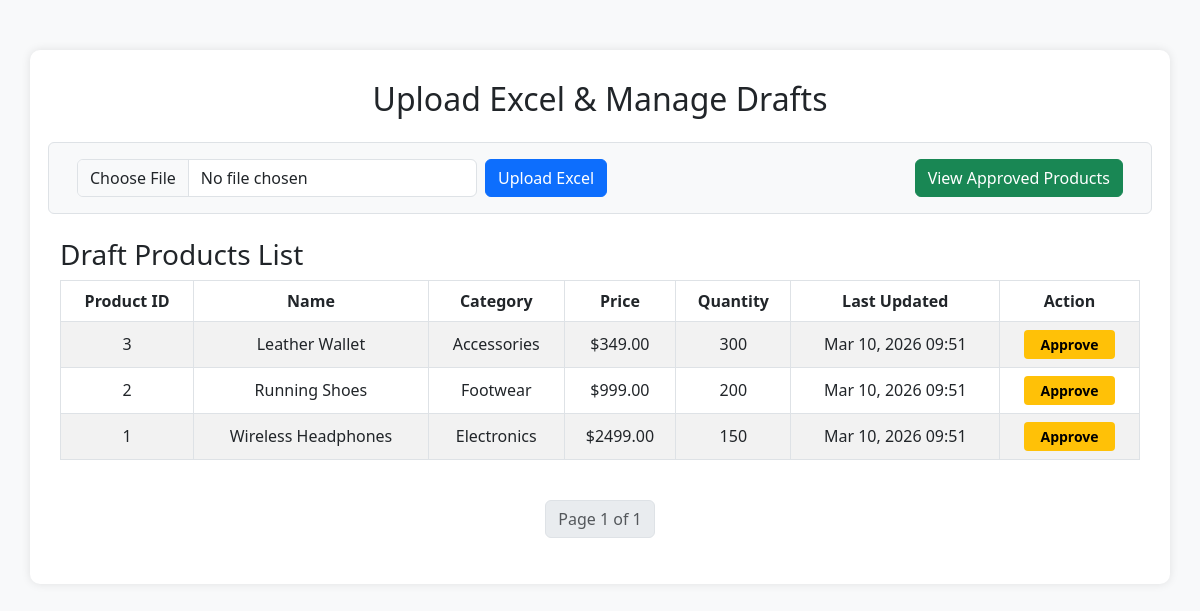
The page / on the database its author committed.
### products/models.py (models this page shows, shortened)
class Product(models.Model):
    STATUS_CHOICES = [("Draft", "Draft"), ("Approved", "Approved")]
    product_id = models.IntegerField(unique=True)
    name = models.CharField(max_length=255)
    category = models.CharField(max_length=100)
    price = models.DecimalField(max_digits=10, decimal_places=2)
    quantity = models.IntegerField()
    last_updated = models.DateTimeField(auto_now=True)
    status = models.CharField(max_length=10, choices=STATUS_CHOICES, default="Draft")

### products/views.py (the view, shortened to what this page needs)
# urls.py: path('', views.upload_and_drafts, name='upload_and_drafts'),
def upload_and_drafts(request):
    draft_list = Product.objects.filter(status="Draft").order_by("-last_updated")
    paginator = Paginator(draft_list, 10)
    page_obj = paginator.get_page(request.GET.get("page"))
    return render(request, "products/drafts.html", {"page_obj": page_obj})

### products/templates/products/drafts.html (shortened to what this page needs)
<!DOCTYPE html>
<html lang="en">
<head>
    <link href="https://cdn.jsdelivr.net/npm/bootstrap@5.3.0/dist/css/bootstrap.min.css" rel="stylesheet">
</head>
<body>
<div class="container">
    <h2 class="mb-4 text-center">Upload Excel & Manage Drafts</h2>
    <div class="row mb-4 p-3 border rounded bg-light">
        <form method="POST" enctype="multipart/form-data" class="d-flex align-items-center">
            <input type="file" name="excel_file" class="form-control me-2" style="max-width: 400px;" required>
            <button type="submit" class="btn btn-primary me-auto">Upload Excel</button>
            <a href="{% url 'approved_products' %}" class="btn btn-success">View Approved Products</a>
        </form>
    </div>
    <h3>Draft Products List</h3>
    <div class="table-responsive">
        <table class="table table-bordered table-striped align-middle text-center">
            <thead>
                <tr>
                    <th>Product ID</th>
                    <th>Name</th>
                    <th>Category</th>
                    <th>Price</th>
                    <th>Quantity</th>
                    <th>Last Updated</th>
                    <th>Action</th>
                </tr>
            </thead>
            <tbody>
                {% for p in page_obj %}
                <tr>
                    <td>{{ p.product_id }}</td>
                    <td>{{ p.name }}</td>
                    <td>{{ p.category }}</td>
                    <td>${{ p.price }}</td>
                    <td>{{ p.quantity }}</td>
                    <td>{{ p.last_updated|date:"M d, Y H:i" }}</td>
                    <td>
                        <a href="{% url 'approve_product' p.pk %}" class="btn btn-approve btn-sm px-3">Approve</a>
                    </td>
                </tr>
                {% empty %}
                <tr><td colspan="7">No draft products found.</td></tr>
                {% endfor %}
            </tbody>
        </table>
    </div>
    <nav class="mt-4">
        <ul class="pagination justify-content-center">
            <li class="page-item disabled"><span class="page-link">Page {{ page_obj.number }} of {{ page_obj.paginator.num_pages }}</span></li>
        </ul>
    </nav>
</div>
</body>
</html>

### products/templates/products/drafts.html (style rules this page uses)
body { background-color: #f8f9fa; }
.container { background: white; padding: 30px; border-radius: 10px; box-shadow: 0 0 10px rgba(0,0,0,0.1); margin-top: 50px; }
.table thead { background-color: #343a40; color: white; }
.btn-approve { background-color: #ffc107; color: black; font-weight: bold; border: none; }

### rows shown on the page
Product: product_id "3", name "Leather Wallet", category "Accessories", price "349.00", quantity "300", last_updated "Mar 10, 2026 09:51"
Product: product_id "2", name "Running Shoes", category "Footwear", price "999.00", quantity "200", last_updated "Mar 10, 2026 09:51"
Product: product_id "1", name "Wireless Headphones", category "Electronics", price "2499.00", quantity "150", last_updated "Mar 10, 2026 09:51"

### other values the page prints
{{ page_obj.number }} "1"
{{ page_obj.paginator.num_pages }} "1"
